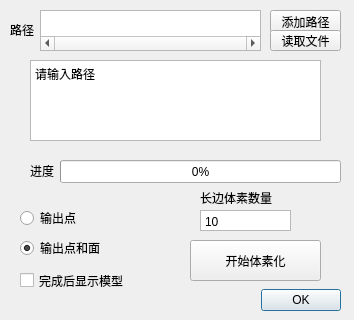
<?xml version="1.0" encoding="UTF-8"?>
<ui version="4.0">
 <class>addobjfile</class>
 <widget class="QDialog" name="addobjfile">
  <property name="geometry">
   <rect>
    <x>0</x>
    <y>0</y>
    <width>354</width>
    <height>320</height>
   </rect>
  </property>
  <property name="windowTitle">
   <string>Dialog</string>
  </property>
  <widget class="QDialogButtonBox" name="buttonBox">
   <property name="geometry">
    <rect>
     <x>120</x>
     <y>280</y>
     <width>221</width>
     <height>41</height>
    </rect>
   </property>
   <property name="orientation">
    <enum>Qt::Horizontal</enum>
   </property>
   <property name="standardButtons">
    <set>QDialogButtonBox::Ok</set>
   </property>
  </widget>
  <widget class="QTextEdit" name="textEdit">
   <property name="geometry">
    <rect>
     <x>40</x>
     <y>10</y>
     <width>221</width>
     <height>41</height>
    </rect>
   </property>
   <property name="verticalScrollBarPolicy">
    <enum>Qt::ScrollBarAlwaysOff</enum>
   </property>
   <property name="horizontalScrollBarPolicy">
    <enum>Qt::ScrollBarAlwaysOn</enum>
   </property>
   <property name="sizeAdjustPolicy">
    <enum>QAbstractScrollArea::AdjustToContents</enum>
   </property>
   <property name="lineWrapMode">
    <enum>QTextEdit::NoWrap</enum>
   </property>
  </widget>
  <widget class="QPushButton" name="pushButton">
   <property name="geometry">
    <rect>
     <x>270</x>
     <y>10</y>
     <width>71</width>
     <height>23</height>
    </rect>
   </property>
   <property name="text">
    <string>添加路径</string>
   </property>
  </widget>
  <widget class="QTextBrowser" name="textBrowser">
   <property name="geometry">
    <rect>
     <x>30</x>
     <y>60</y>
     <width>291</width>
     <height>81</height>
    </rect>
   </property>
   <property name="readOnly">
    <bool>true</bool>
   </property>
   <property name="html">
    <string>&lt;!DOCTYPE HTML PUBLIC &quot;-//W3C//DTD HTML 4.0//EN&quot; &quot;http://www.w3.org/TR/REC-html40/strict.dtd&quot;&gt;
&lt;html&gt;&lt;head&gt;&lt;meta name=&quot;qrichtext&quot; content=&quot;1&quot; /&gt;&lt;style type=&quot;text/css&quot;&gt;
p, li { white-space: pre-wrap; }
&lt;/style&gt;&lt;/head&gt;&lt;body style=&quot; font-family:'SimSun'; font-size:9pt; font-weight:400; font-style:normal;&quot;&gt;
&lt;p style=&quot; margin-top:0px; margin-bottom:0px; margin-left:0px; margin-right:0px; -qt-block-indent:0; text-indent:0px;&quot;&gt;请输入路径&lt;/p&gt;
&lt;p style=&quot;-qt-paragraph-type:empty; margin-top:0px; margin-bottom:0px; margin-left:0px; margin-right:0px; -qt-block-indent:0; text-indent:0px;&quot;&gt;&lt;br /&gt;&lt;/p&gt;&lt;/body&gt;&lt;/html&gt;</string>
   </property>
  </widget>
  <widget class="QProgressBar" name="progressBar">
   <property name="geometry">
    <rect>
     <x>60</x>
     <y>160</y>
     <width>281</width>
     <height>23</height>
    </rect>
   </property>
   <property name="value">
    <number>0</number>
   </property>
  </widget>
  <widget class="QLabel" name="label">
   <property name="geometry">
    <rect>
     <x>30</x>
     <y>160</y>
     <width>54</width>
     <height>21</height>
    </rect>
   </property>
   <property name="text">
    <string>进度</string>
   </property>
  </widget>
  <widget class="QRadioButton" name="radioButton">
   <property name="enabled">
    <bool>true</bool>
   </property>
   <property name="geometry">
    <rect>
     <x>20</x>
     <y>210</y>
     <width>89</width>
     <height>16</height>
    </rect>
   </property>
   <property name="text">
    <string>输出点</string>
   </property>
   <property name="checkable">
    <bool>true</bool>
   </property>
   <property name="checked">
    <bool>false</bool>
   </property>
  </widget>
  <widget class="QRadioButton" name="radioButton_2">
   <property name="geometry">
    <rect>
     <x>20</x>
     <y>240</y>
     <width>89</width>
     <height>16</height>
    </rect>
   </property>
   <property name="text">
    <string>输出点和面</string>
   </property>
   <property name="checked">
    <bool>true</bool>
   </property>
  </widget>
  <widget class="QCheckBox" name="checkBox">
   <property name="geometry">
    <rect>
     <x>20</x>
     <y>250</y>
     <width>121</width>
     <height>61</height>
    </rect>
   </property>
   <property name="text">
    <string>完成后显示模型</string>
   </property>
  </widget>
  <widget class="QLabel" name="label_2">
   <property name="geometry">
    <rect>
     <x>10</x>
     <y>20</y>
     <width>54</width>
     <height>20</height>
    </rect>
   </property>
   <property name="text">
    <string>路径</string>
   </property>
  </widget>
  <widget class="QPushButton" name="pushButton_2">
   <property name="geometry">
    <rect>
     <x>270</x>
     <y>30</y>
     <width>71</width>
     <height>21</height>
    </rect>
   </property>
   <property name="text">
    <string>读取文件</string>
   </property>
  </widget>
  <widget class="QTextEdit" name="textEdit_2">
   <property name="geometry">
    <rect>
     <x>200</x>
     <y>210</y>
     <width>91</width>
     <height>21</height>
    </rect>
   </property>
   <property name="verticalScrollBarPolicy">
    <enum>Qt::ScrollBarAlwaysOff</enum>
   </property>
   <property name="horizontalScrollBarPolicy">
    <enum>Qt::ScrollBarAlwaysOff</enum>
   </property>
   <property name="html">
    <string>&lt;!DOCTYPE HTML PUBLIC &quot;-//W3C//DTD HTML 4.0//EN&quot; &quot;http://www.w3.org/TR/REC-html40/strict.dtd&quot;&gt;
&lt;html&gt;&lt;head&gt;&lt;meta name=&quot;qrichtext&quot; content=&quot;1&quot; /&gt;&lt;style type=&quot;text/css&quot;&gt;
p, li { white-space: pre-wrap; }
&lt;/style&gt;&lt;/head&gt;&lt;body style=&quot; font-family:'SimSun'; font-size:9pt; font-weight:400; font-style:normal;&quot;&gt;
&lt;p style=&quot; margin-top:0px; margin-bottom:0px; margin-left:0px; margin-right:0px; -qt-block-indent:0; text-indent:0px;&quot;&gt;10&lt;/p&gt;&lt;/body&gt;&lt;/html&gt;</string>
   </property>
  </widget>
  <widget class="QLabel" name="label_3">
   <property name="geometry">
    <rect>
     <x>200</x>
     <y>190</y>
     <width>91</width>
     <height>16</height>
    </rect>
   </property>
   <property name="text">
    <string>长边体素数量</string>
   </property>
  </widget>
  <widget class="QPushButton" name="pushButton_4">
   <property name="geometry">
    <rect>
     <x>190</x>
     <y>240</y>
     <width>131</width>
     <height>41</height>
    </rect>
   </property>
   <property name="text">
    <string>开始体素化</string>
   </property>
  </widget>
 </widget>
 <resources/>
 <connections>
  <connection>
   <sender>buttonBox</sender>
   <signal>accepted()</signal>
   <receiver>addobjfile</receiver>
   <slot>accept()</slot>
   <hints>
    <hint type="sourcelabel">
     <x>248</x>
     <y>254</y>
    </hint>
    <hint type="destinationlabel">
     <x>157</x>
     <y>274</y>
    </hint>
   </hints>
  </connection>
  <connection>
   <sender>buttonBox</sender>
   <signal>rejected()</signal>
   <receiver>addobjfile</receiver>
   <slot>reject()</slot>
   <hints>
    <hint type="sourcelabel">
     <x>316</x>
     <y>260</y>
    </hint>
    <hint type="destinationlabel">
     <x>286</x>
     <y>274</y>
    </hint>
   </hints>
  </connection>
 </connections>
</ui>
